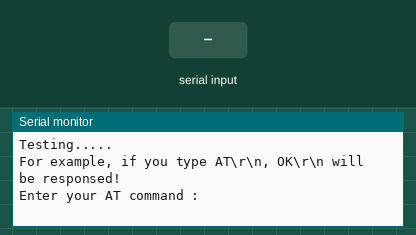
This sketch was run on a simulated ESP32. Shown: the last lines printed to the serial monitor. The test bench sets the inputs (shaded band).

Above: at 3.8 s.
3.9 s: "1" received over the second serial link
At 4.5 s:
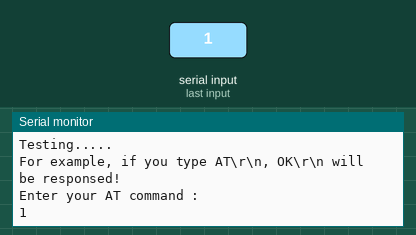
5.5 s: "0" received over the second serial link
At 7.3 s:
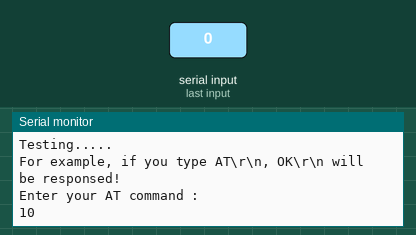

Measured:
- after the input at 3.9 s, the serial monitor: prints a new line after 0.10 s (image 1)
- after the input at 5.5 s, the serial monitor: prints a new line after 0.50 s (image 2)

The sketch:

AT_TESTER_CAVLI.ino
```cpp
#define RXD2 9
#define TXD2 10

void setup() {
  Serial.begin(115200);
  Serial2.begin(57600, SERIAL_8N1, RXD2, TXD2);
  Serial.println("Testing.....\n");
    Serial.println("For example, if you type AT\\r\\n, OK\\r\\n will be responsed!");
    Serial.println("Enter your AT command :");
}

void loop() {
   // mySerial.listen();
    delay(1000);
    while(Serial2.available()){
        Serial.write(Serial2.read());
        //delay(1000);
    }
    //mySerial.flush();
    while(Serial.available()){
        Serial2.write(Serial.read());
        //delay(1000);
    }
}
```
